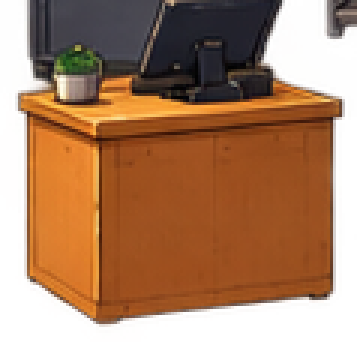
#> input picture deliverables/core-year1/campus-slices/canteen_cashier.png, 119 x 114 px, given in place of canteen-campus-base-reference.png, which was not available (shown 3 times larger)
$ python slice_for_unity.py --out out.png
#> lines starting #> are read from the running program, lines starting #| are printed output that depends on the picture; after the words box and inside, x2 and y2 are one past the last pixel; in counts of white or black regions, pixels touching at a corner belong together; pictures that were not available may be replaced by others from this repository, and a replacement may not be noted
#!/usr/bin/env python3
"""Slice campus art for the Unity showcase scenes.

Sources (both are the same art, used differently):
- references/canteen-campus-base-reference.png: 2x2 grid, no labels. Backgrounds are cropped from here.
- source.png: labelled sheet (4 rows x 2 columns). Props are cropped from here.
  The pre-cropped *.png files in this folder are NOT used: their alpha channel is
  broken (almost no fully opaque pixels, quantized RGB) because they were saved
  with a damaged alpha ramp. Cropping from the sheet keeps full colour depth.

Usage:
    python3 slice_for_unity.py --out ../../../mobile-2d/Assets/Showcase/Art
"""

import argparse
import json
import os
from pathlib import Path

import numpy as np
from PIL import Image
from scipy import ndimage

HERE = Path(__file__).resolve().parent
REFERENCE = HERE.parent / "references" / "canteen-campus-base-reference.png"
SHEET = HERE / "source.png"

# Reference canvas is 1672x941 with an 8 px black gutter (x 832..839, y 466..473).
REFERENCE_PANELS = {
    "bg_canteen": (0, 0, 832, 466),
    "bg_bus_stop": (840, 0, 1672, 466),
    "bg_h6_gate": (0, 474, 832, 941),
    "bg_h6_classroom": (840, 474, 1672, 941),
}

# Prop crops measured on source.png with a white-background connected component pass.
# Rect is (x0, y0, x1, y1) in sheet pixels. Clusters that touch in the sheet stay one
# sprite: they are documented as clusters instead of being cut apart by guesswork.
# `punch_holes` removes enclosed sheet-white areas (the see-through gaps between a
# tabletop frame and its legs). It is not applied to assets whose white is artwork
# (clock face, tray plate, bottles).
PROPS = {
    "prop_canteen_table_set": ((789, 61, 1025, 252), True),   # 1 table + 2 chairs, touching
    "prop_canteen_chair": ((817, 142, 890, 257), True),
    "prop_canteen_condiments": ((1183, 208, 1250, 261), False),
    "prop_canteen_meal_tray": ((1260, 218, 1392, 267), False),
    "prop_canteen_cart": ((1541, 185, 1638, 281), True),
    "prop_classroom_desks_left": ((770, 758, 1017, 933), True),
    "prop_classroom_desks_right": ((1007, 758, 1266, 930), True),
    "prop_classroom_clock": ((1454, 840, 1504, 890), False),
}

HOLE_MIN_AREA = 30    # enclosed sheet-white smaller than this is treated as highlight
HOLE_MIN_CHANNEL = 236
WHITE_MIN = 238      # min-channel above this is treated as sheet background
FRINGE_MIN = 225     # fringe band: partially transparent anti-aliasing against white
FRINGE_SPAN = 45     # alpha ramp width for fringe pixels


def load_rgb_on_white(path):
    img = Image.open(path).convert("RGBA")
#> img is the input picture: PIL image 119x114 RGBA; mean R, G, B, A 112.2, 62.3, 29.4, 183.7
    flat = Image.new("RGBA", img.size, (255, 255, 255, 255))
#> flat: PIL image 119x114 RGBA; every value is 255
    return Image.alpha_composite(flat, img).convert("RGB")


def cut_background(flat, rect, inset=2):
    x0, y0, x1, y1 = rect
    return flat.crop((x0 + inset, y0 + inset, x1 - inset, y1 - inset))


def cut_prop(flat, rect, punch_holes):
    x0, y0, x1, y1 = rect
    crop = np.array(flat.crop((x0, y0, x1, y1))).astype(np.float32)
    h, w, _ = crop.shape
    minch = crop.min(axis=2)

    # Background = near-white pixels connected to the crop border. Interior white
    # areas (paper, steam, highlights) are kept because they are not connected.
    whitish = minch >= WHITE_MIN
    labels, count = ndimage.label(whitish, np.ones((3, 3)))
    border = set(np.unique(np.concatenate([
        labels[0, :], labels[-1, :], labels[:, 0], labels[:, -1],
    ])))
    border.discard(0)
    bg = np.isin(labels, list(border))

    if punch_holes:
        # See-through gaps between a tabletop frame and its legs are enclosed by the
        # drawing, so the border flood fill cannot reach them. Punch out enclosed
        # near-white areas that are big enough to be a gap instead of a highlight.
        enclosed = whitish & ~bg
        hlabels, hcount = ndimage.label(enclosed, np.ones((3, 3)))
        for hid in range(1, hcount + 1):
            region = hlabels == hid
            if region.sum() < HOLE_MIN_AREA:
                continue
            if minch[region].min() >= HOLE_MIN_CHANNEL:
                bg |= region

    # Fringe: pixels just outside the background that are still lightened by it.
    near_bg = ndimage.binary_dilation(bg, np.ones((3, 3)))
    fringe = near_bg & ~bg & (minch >= FRINGE_MIN)

    alpha = np.where(bg, 0.0, 1.0)
    ramp = np.clip((WHITE_MIN - minch) / float(FRINGE_SPAN), 0.0, 1.0)
    alpha = np.where(fringe, ramp, alpha)

    # Un-premultiply against white so the edge loses its white halo.
    safe = np.maximum(alpha, 1e-3)[..., None]
    rgb = np.clip((crop - (1.0 - safe) * 255.0) / safe, 0.0, 255.0)
    rgb = np.where(alpha[..., None] <= 0.0, 0.0, rgb)

    out = np.dstack([rgb, alpha * 255.0]).round().astype(np.uint8)

    # Drop fragments that the crop cut in half: small blobs touching the crop edge
    # belong to a neighbouring item on the sheet, not to this sprite.
    keep = out[..., 3] > 0
    klabels, kcount = ndimage.label(keep, np.ones((3, 3)))
    if kcount > 1:
        areas = ndimage.sum(keep, klabels, range(1, kcount + 1))
        largest = float(areas.max())
        for kid, area in enumerate(areas, start=1):
            region = klabels == kid
            touch = (region[0, :].any() or region[-1, :].any()
                     or region[:, 0].any() or region[:, -1].any())
            if touch and area < largest * 0.2:
                out[region, 3] = 0

    return trim(out)


def trim(rgba, pad=1):
    alpha = rgba[..., 3]
    ys, xs = np.nonzero(alpha)
    if len(ys) == 0:
        return rgba
    y0, y1 = ys.min(), ys.max() + 1
    x0, x1 = xs.min(), xs.max() + 1
    core = rgba[y0:y1, x0:x1]
    h, w, _ = core.shape
    canvas = np.zeros((h + pad * 2, w + pad * 2, 4), dtype=np.uint8)
    canvas[pad:pad + h, pad:pad + w] = core
    return canvas


def main():
    ap = argparse.ArgumentParser()
    ap.add_argument("--out", required=True)
    ap.add_argument("--preview", default="")
    args = ap.parse_args()
    out_dir = Path(args.out).resolve()
    out_dir.mkdir(parents=True, exist_ok=True)

    ref = load_rgb_on_white(REFERENCE)
    sheet = load_rgb_on_white(SHEET)
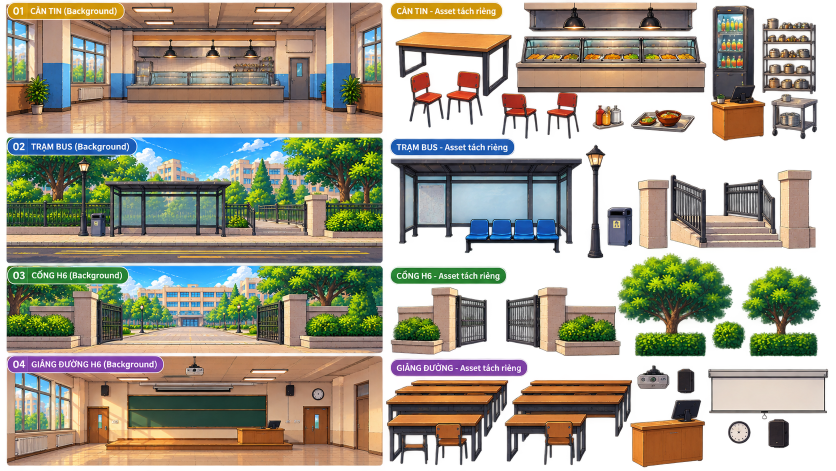
#> input picture deliverables/core-year1/campus-slices/source.png, 1672 x 941 px (shown at 1/2 size)
#> in load_rgb_on_white, img is the input picture: PIL image 1672x941 RGBA; mean R, G, B, A 103.8, 96.2, 77.1, 179.9
#> in load_rgb_on_white (call 2), `flat = Image.new("RGBA", img.size, (255, 255, 255, 255))`: flat: PIL image 1672x941 RGBA; every value is 255
    manifest = {"backgrounds": {}, "props": {}}

    for name, rect in REFERENCE_PANELS.items():
        img = cut_background(ref, rect)
        path = out_dir / f"{name}.png"
        img.save(path, optimize=True)
        manifest["backgrounds"][name] = {
            "file": path.name,
            "source": "deliverables/core-year1/references/canteen-campus-base-reference.png",
            "source_rect": list(rect),
            "size": list(img.size),
            "pivot": "center",
            "ppu": 100,
            "processing": "crop 2 px inside the black gutter; opaque RGB, no alpha work",
        }
#> this loop made 4 passes
#> pass 1, in main, `img = cut_background(ref, rect)`:
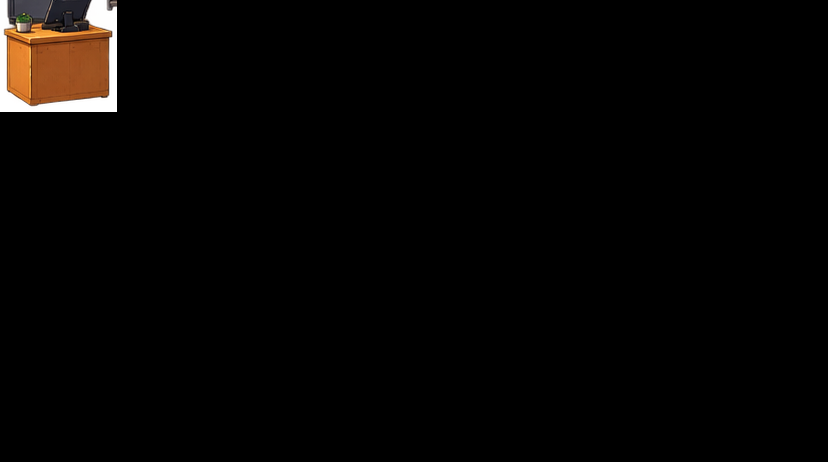
#> img: PIL image 828x462 RGB; mean R, G, B 5.8, 4.3, 3.3
#> after the loop, manifest = 2 items

    for name, (rect, punch_holes) in PROPS.items():
        rgba = cut_prop(sheet, rect, punch_holes)
        img = Image.fromarray(rgba)
        path = out_dir / f"{name}.png"
        img.save(path, optimize=True)
        manifest["props"][name] = {
            "file": path.name,
            "source": "deliverables/core-year1/campus-slices/source.png",
            "source_rect": list(rect),
            "size": list(img.size),
            "pivot": "bottom-center",
            "ppu": 100,
            "processing": (
                "white sheet background removed by border flood fill "
                f"(min channel >= {WHITE_MIN}); anti-aliased fringe un-premultiplied "
                f"with a {FRINGE_SPAN} level ramp from {FRINGE_MIN}; "
                + ("enclosed sheet-white gaps punched out; " if punch_holes else "")
                + "crop-cut fragments dropped; trimmed to alpha bounds with 1 px padding"
            ),
            "punch_holes": punch_holes,
        }
#> this loop made 8 passes
#> (count in cut_prop, hcount in cut_prop, kcount in cut_prop, areas in cut_prop, largest in cut_prop) on passes 1, 2, 5, 6, 7: (8, 6, 5, [12639, 3630, 3307, 2, 1017], 12639), (2, 1, 2, [49, 3322], 3322), (3, 2, 2, [24, 5225], 5225), (9, 8, 2, [29585, 365], 29585), (6, 4, 3, [431, 27146, 179], 27146)
#> (count in cut_prop, kcount in cut_prop) on passes 3, 4, 8: (4, 1), (8, 1), (3, 1)
#> pass 1, in cut_prop, `crop = np.array(flat.crop((x0, y0, x1, y1))).astype(np.float32)`:
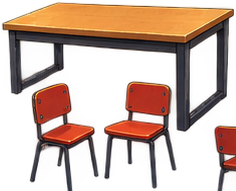
#> crop: shape (191, 236, 3) float32; mean R, G, B 205.7, 182.1, 170.5
#> pass 1, in cut_prop, `minch = crop.min(axis=2)`:
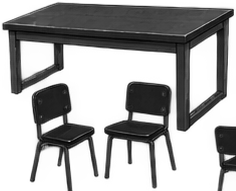
#> minch: shape (191, 236) float32; min 3, max 255, mean 169.4
#> pass 1, in cut_prop, `whitish = minch >= WHITE_MIN`:
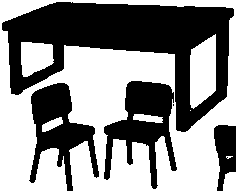
#> whitish: shape (191, 236) bool; 54.3% white; 5 black regions (1 under 20 px), largest, box (x1, y1, x2, y2) and area: (2, 2, 234, 132) 12638, (104, 81, 177, 189) 3630, (29, 83, 99, 191) 3307, (214, 125, 236, 191) 1004
#> pass 1, in cut_prop, `labels, count = ndimage.label(whitish, np.ones((3, 3)))`:
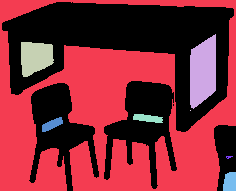
#> labels: shape (191, 236) int32; 9 distinct labels, from 0 to 8; one colour per label, 0 black
#> after the loop:
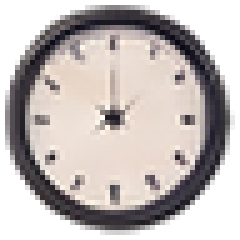
#> img: PIL image 48x48 RGBA (shown 5 times larger); mean R, G, B, A 121, 113.8, 111.7, 182.6; transparent parts drawn white

    if args.preview:
        thumbs = []
        for entry in list(manifest["backgrounds"].values()) + list(manifest["props"].values()):
            thumbs.append((Path(out_dir) / entry["file"], entry))
        cell = 300
        cols = 4
        rows = (len(thumbs) + cols - 1) // cols
        board = Image.new("RGBA", (cols * cell, rows * (cell + 18)), (40, 40, 40, 255))
        from PIL import ImageDraw
        draw = ImageDraw.Draw(board)
        for i, (path, entry) in enumerate(thumbs):
            img = Image.open(path).convert("RGBA")
            img.thumbnail((cell - 8, cell - 8), Image.LANCZOS)
            px = (i % cols) * cell
            py = (i // cols) * (cell + 18)
            board.alpha_composite(img, (px + 4, py + 16))
            draw.text((px + 6, py + 2), f"{path.stem} {entry['size'][0]}x{entry['size'][1]}",
                      fill=(255, 255, 255, 255))
        Path(args.preview).parent.mkdir(parents=True, exist_ok=True)
        board.convert("RGB").save(args.preview)

    (out_dir / "campus_manifest.json").write_text(
        json.dumps(manifest, indent=2, ensure_ascii=False) + "\n", encoding="utf-8")
    print(f"wrote {len(manifest['backgrounds'])} backgrounds, "
          f"{len(manifest['props'])} props to {out_dir}")
#| wrote 4 backgrounds, 8 props to deliverables/core-year1/campus-slices/out.png


if __name__ == "__main__":
    main()
